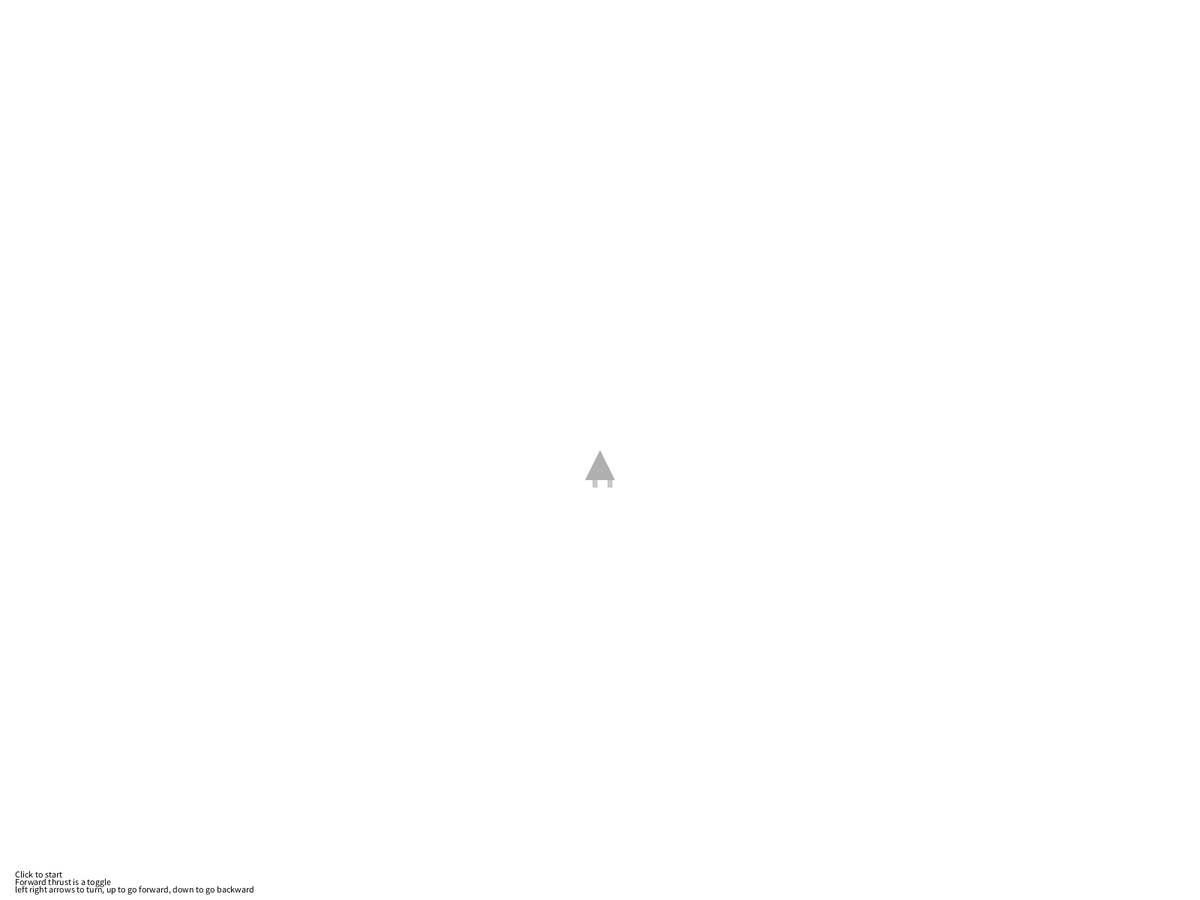
Frame 1 (no input)
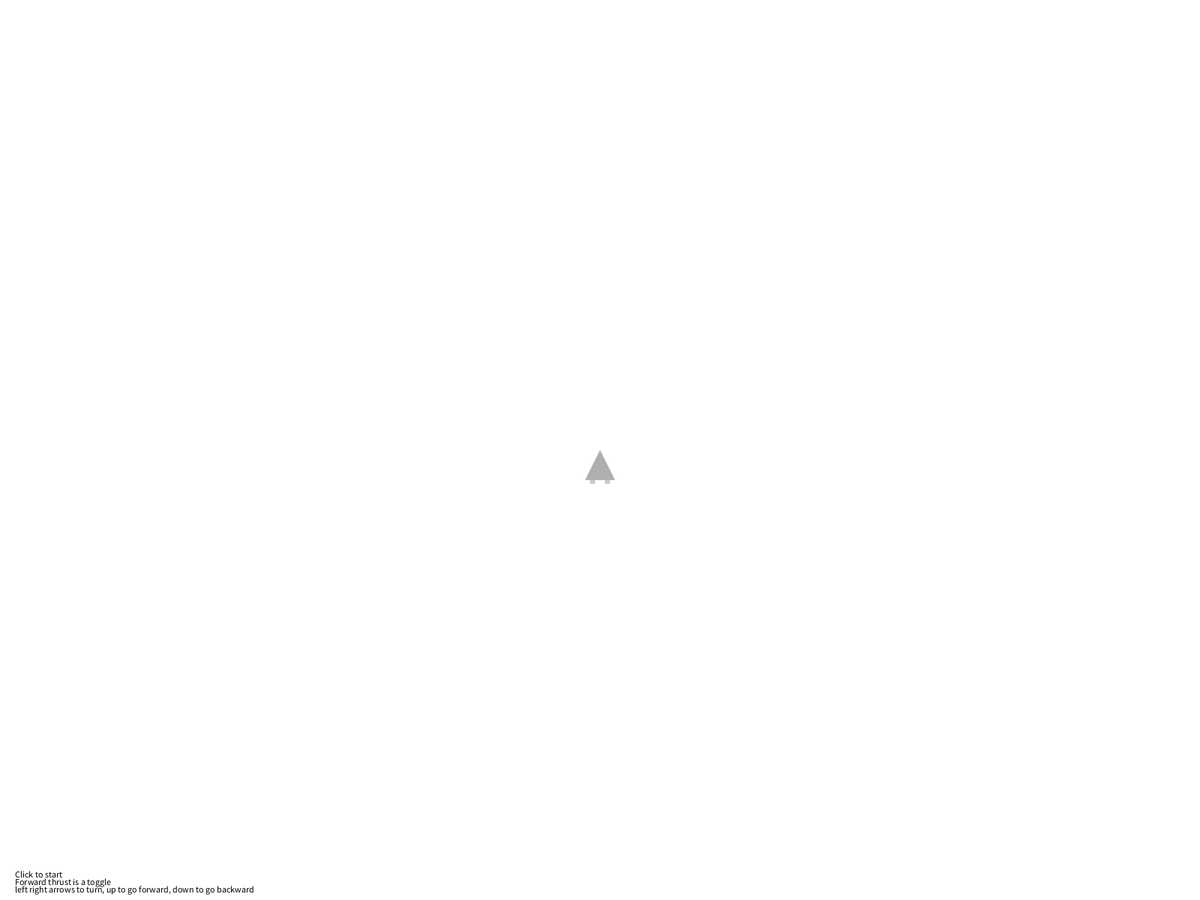
Frame 60 (the mouse pressed at the canvas centre just before this capture)
Frame 120 (the mouse held since frame 60 and released just before this capture): identical to frame 60, image omitted

The Processing sketch that drew these frames (run headless with seeded random() and noise(); from frame 60 on, the mouse is pressed at the canvas centre):

// Processing sketch: Park_NOC_3_5_Asteriods
// ── Park_NOC_3_5_Asteriods.pde
/* Ryan P "10/11/19"
"Asteriods"
Information Engineering  '18-19     St. Mark's School of Texas
Code Abstract: This piece of code is a simulation of asteriods, but just the spaceship for now
Source(s): My own code, Daniel Shiffman
This program is free software: you can redistribute it and/or modify it under the terms of the GNU General Public License v3 as published by the Free Software Foundation
*/
//DCR: Extremely responsive! 30/30
Rocket Player;
float heading = 0;//inital direction of the rocket

void setup() {
  size(1600, 1200);
  smooth();
  //basic setup stuff
  Player = new Rocket();
  //creates the player
}

void draw() {
  background(255); 
  
  Player.update();
  Player.wrapEdges();
  Player.display();
  Player.thrust();
   //makes the player move and show up

  fill(0);
  text("left right arrows to turn, up to go forward, down to go backward",20,height-10);
  text("Forward thrust is a toggle", 20, height-20);
  text("Click to start", 20, height-30);
  //instructions
  if (keyPressed) {
    if (key == CODED && keyCode == LEFT) {
      Player.turn(-0.15);
    } else if (key == CODED && keyCode == RIGHT) {
      Player.turn(0.15);
  }//makes the keys work
  }
}

// ── Rocket.pde
class Rocket { 
  PVector location;
  PVector velocity;
  PVector acceleration;
  //classic motion vectors

  float topspeed = 10;
  //limits the speed of the rocket

  float flip =0;//this is really supposed to be a boolean, to say when the ship is flipped(backwards acceleration), but using a float is easier

  float r = 20; //size of the rocket

  // Are we thrusting (to color boosters)
  boolean thrusting = false;

  Rocket() {
    location = new PVector(width/2,height/2);
    velocity = new PVector();
    acceleration = new PVector();
    //sets the initial values
  } 

  void update() { 
    velocity.add(acceleration);
    velocity.mult(.995);
    velocity.limit(topspeed);
    location.add(velocity);
    acceleration.mult(0);
    //moves the rocket, changes location, velocity, and acceleration
  }

  void applyForce(PVector force) {
    PVector f = force.get();
    //f.div(mass); 
    // ignoring mass right now
    acceleration.add(f);
  }

  // Turn changes angle
  void turn(float a) {
    heading += a;
  }
  
  void thrust() {
    
    float angle = heading - PI/2;
    if (key == CODED && keyCode == UP) {
      PVector force = new PVector(cos(angle),sin(angle));
      force.normalize();
      force.mult(.2);
      applyForce(force);
      thrusting = true;
      //moves the ship forward
    }else if (key == CODED && keyCode == DOWN) {
      PVector force = new PVector(-1*cos(angle),-1*sin(angle));
      force.normalize();
      force.mult(.1);
      applyForce(force); 
      //moves the ship backward
    }
    
    //applies a thrust force to the rocket
  }

  void wrapEdges() {
    float buffer = r*2;
    if (location.x > width +  buffer) location.x = -buffer +5;
    else if (location.x <    -buffer) location.x = width+buffer-5;
    if (location.y > height + buffer) location.y = -buffer+5;
    else if (location.y <    -buffer) location.y = height+buffer-5;
  }//moves the rocket to the other side when it moves past the edge

  void display() { 
    stroke(200);
    strokeWeight(0);
    pushMatrix();
    translate(location.x,location.y+r);
    rotate(heading);
    fill(200);
    if (thrusting) fill(255,0,0);//changes color of the booster while thrusting
    rect(-r/2,r,r/3,r/2);
    rect(r/2,r,r/3,r/2);
    //boosters
    fill(175);
    // A triangle
    beginShape();
    vertex(-r,r);
    vertex(0,-r);
    vertex(r,r);
    endShape(CLOSE);
    rectMode(CENTER);
    popMatrix();
    //draws the rocket
    
    thrusting = false;
    //resets the thrusting state, so it isn't always true
  }
}
